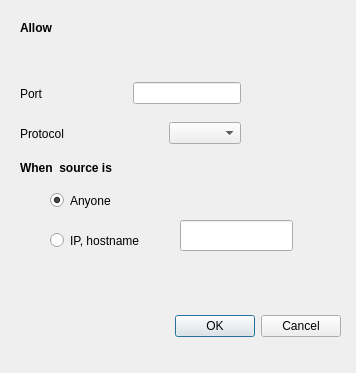
<?xml version="1.0" encoding="UTF-8"?>
<ui version="4.0">
 <class>AddDialog</class>
 <widget class="QDialog" name="AddDialog">
  <property name="windowModality">
   <enum>Qt::ApplicationModal</enum>
  </property>
  <property name="geometry">
   <rect>
    <x>0</x>
    <y>0</y>
    <width>356</width>
    <height>373</height>
   </rect>
  </property>
  <property name="windowTitle">
   <string>Add new inbound rule</string>
  </property>
  <widget class="QDialogButtonBox" name="buttonBox">
   <property name="geometry">
    <rect>
     <x>0</x>
     <y>310</y>
     <width>341</width>
     <height>32</height>
    </rect>
   </property>
   <property name="orientation">
    <enum>Qt::Horizontal</enum>
   </property>
   <property name="standardButtons">
    <set>QDialogButtonBox::Cancel|QDialogButtonBox::Ok</set>
   </property>
  </widget>
  <widget class="QLabel" name="labelSource">
   <property name="geometry">
    <rect>
     <x>20</x>
     <y>160</y>
     <width>131</width>
     <height>16</height>
    </rect>
   </property>
   <property name="font">
    <font>
     <weight>75</weight>
     <bold>true</bold>
    </font>
   </property>
   <property name="text">
    <string>When  source is</string>
   </property>
   <property name="buddy">
    <cstring>labelSource</cstring>
   </property>
  </widget>
  <widget class="QLabel" name="labelAllow">
   <property name="geometry">
    <rect>
     <x>20</x>
     <y>20</y>
     <width>131</width>
     <height>16</height>
    </rect>
   </property>
   <property name="font">
    <font>
     <weight>75</weight>
     <bold>true</bold>
    </font>
   </property>
   <property name="text">
    <string>Allow</string>
   </property>
   <property name="buddy">
    <cstring>labelAllow</cstring>
   </property>
  </widget>
  <widget class="QRadioButton" name="rbAnyone">
   <property name="geometry">
    <rect>
     <x>50</x>
     <y>190</y>
     <width>98</width>
     <height>21</height>
    </rect>
   </property>
   <property name="text">
    <string>Anyone</string>
   </property>
   <property name="checked">
    <bool>true</bool>
   </property>
  </widget>
  <widget class="QRadioButton" name="rbHostname">
   <property name="geometry">
    <rect>
     <x>50</x>
     <y>230</y>
     <width>121</width>
     <height>21</height>
    </rect>
   </property>
   <property name="text">
    <string>IP, hostname</string>
   </property>
  </widget>
  <widget class="QLineEdit" name="leSourceHostIP">
   <property name="geometry">
    <rect>
     <x>180</x>
     <y>220</y>
     <width>113</width>
     <height>31</height>
    </rect>
   </property>
  </widget>
  <widget class="QWidget" name="layoutWidget">
   <property name="geometry">
    <rect>
     <x>20</x>
     <y>80</y>
     <width>221</width>
     <height>27</height>
    </rect>
   </property>
   <layout class="QHBoxLayout" name="horizontalLayout">
    <item>
     <widget class="QLabel" name="labelPort">
      <property name="text">
       <string>Port</string>
      </property>
      <property name="buddy">
       <cstring>labelPort</cstring>
      </property>
     </widget>
    </item>
    <item>
     <spacer name="horizontalSpacer">
      <property name="orientation">
       <enum>Qt::Horizontal</enum>
      </property>
      <property name="sizeHint" stdset="0">
       <size>
        <width>40</width>
        <height>20</height>
       </size>
      </property>
     </spacer>
    </item>
    <item>
     <widget class="QLineEdit" name="leSourcePort"/>
    </item>
   </layout>
  </widget>
  <widget class="QWidget" name="layoutWidget_2">
   <property name="geometry">
    <rect>
     <x>20</x>
     <y>120</y>
     <width>221</width>
     <height>27</height>
    </rect>
   </property>
   <layout class="QHBoxLayout" name="horizontalLayout_2">
    <item>
     <widget class="QLabel" name="labelPort_2">
      <property name="text">
       <string>Protocol</string>
      </property>
      <property name="buddy">
       <cstring>labelPort</cstring>
      </property>
     </widget>
    </item>
    <item>
     <spacer name="horizontalSpacer_2">
      <property name="orientation">
       <enum>Qt::Horizontal</enum>
      </property>
      <property name="sizeHint" stdset="0">
       <size>
        <width>40</width>
        <height>20</height>
       </size>
      </property>
     </spacer>
    </item>
    <item>
     <widget class="QComboBox" name="cbProto">
      <property name="maxVisibleItems">
       <number>2</number>
      </property>
     </widget>
    </item>
   </layout>
  </widget>
  <zorder>layoutWidget</zorder>
  <zorder>buttonBox</zorder>
  <zorder>labelSource</zorder>
  <zorder>labelAllow</zorder>
  <zorder>rbAnyone</zorder>
  <zorder>rbHostname</zorder>
  <zorder>leSourceHostIP</zorder>
  <zorder>layoutWidget_2</zorder>
 </widget>
 <resources/>
 <connections>
  <connection>
   <sender>buttonBox</sender>
   <signal>accepted()</signal>
   <receiver>AddDialog</receiver>
   <slot>accept()</slot>
   <hints>
    <hint type="sourcelabel">
     <x>248</x>
     <y>254</y>
    </hint>
    <hint type="destinationlabel">
     <x>157</x>
     <y>274</y>
    </hint>
   </hints>
  </connection>
  <connection>
   <sender>buttonBox</sender>
   <signal>rejected()</signal>
   <receiver>AddDialog</receiver>
   <slot>reject()</slot>
   <hints>
    <hint type="sourcelabel">
     <x>316</x>
     <y>260</y>
    </hint>
    <hint type="destinationlabel">
     <x>286</x>
     <y>274</y>
    </hint>
   </hints>
  </connection>
 </connections>
</ui>
